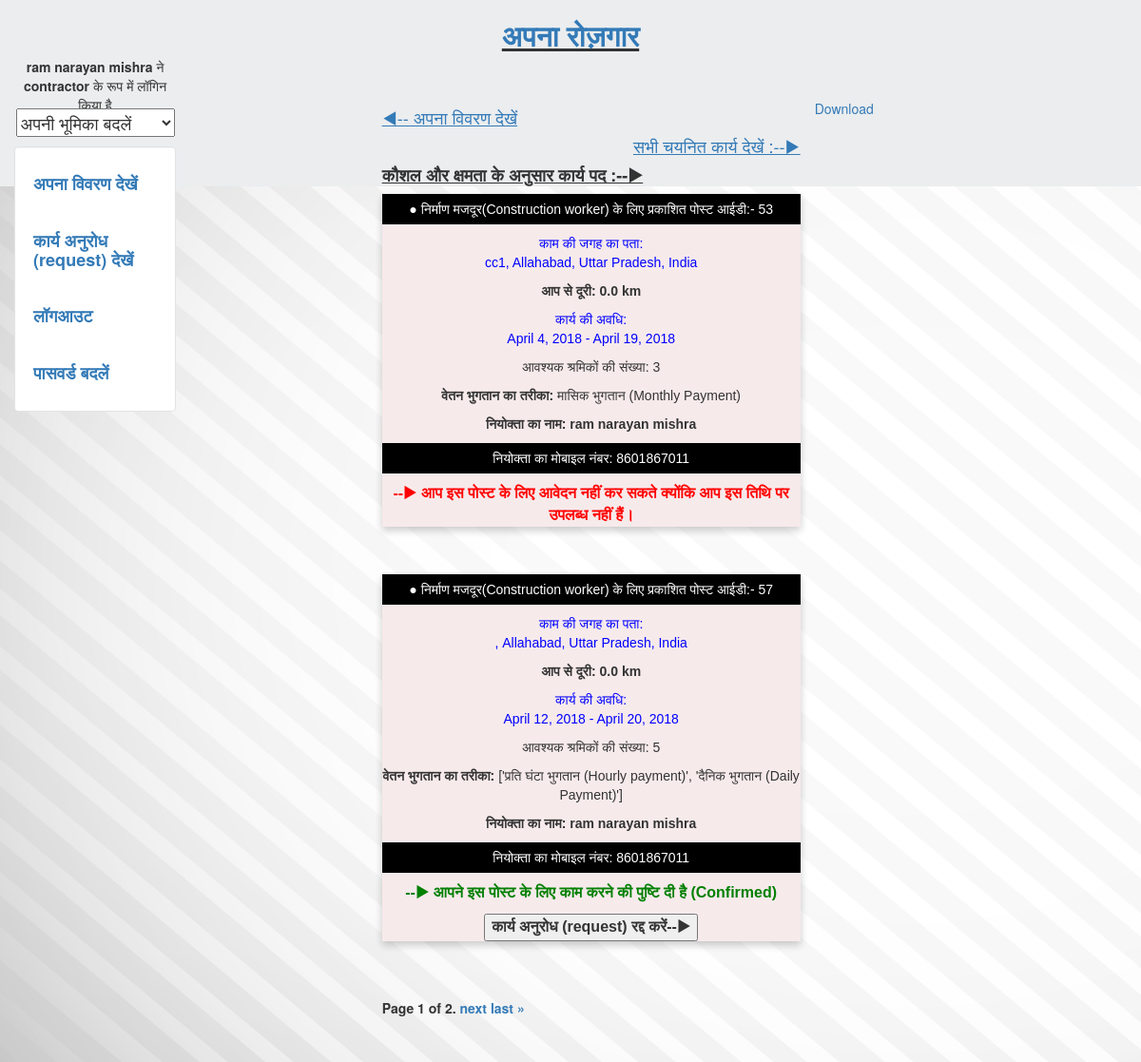
The page /worker/seepost (signed in) on the database its author committed.
### worker/models.py (models this page shows, shortened)
class Profile(models.Model):
    user = models.OneToOneField(User, on_delete=models.CASCADE, primary_key = True)
    s_contact = models.CharField(max_length=50,blank = True,null = True)
    age = models.FloatField(blank = True, null = True)
    street = models.CharField(max_length=250,blank = True, null = True)
    address = models.CharField(max_length=250,blank = True, null = True)
    start_date = models.DateField(blank = True, null = True)
    end_date = models.DateField(blank = True, null = True)
    skill1 = models.CharField(max_length = 100,blank = True, null = True)
    skill2 = models.CharField(max_length = 100,blank = True, null = True)
    skill3 = models.CharField(max_length = 100,blank = True, null = True)
    description1 = models.TextField(max_length = 250,blank = True, null = True)
    description2 = models.TextField(max_length = 250,blank = True, null = True)
    description3 = models.TextField(max_length = 250,blank = True, null = True)
    description = models.TextField(max_length = 500,blank = True, null = True)
    description11 = models.TextField(max_length = 250,blank = True, null = True)
    min_salary = models.IntegerField(blank = True, null = True)
    rating = models.FloatField(blank = True, null = True)
    nhirer = models.IntegerField(blank = True, null = True)
    loginas = models.TextField(max_length = 10,blank = True, null = True)
    joinrequest=models.CharField(max_length = 2,blank = True, null = True)
    temp=models.CharField(max_length = 2,blank = True, null = True)
    ac = models.CharField(max_length=100,blank = True, null = True)
    ifsc = models.CharField(max_length=100,blank = True, null = True)
    paytm = models.CharField(max_length=100,blank = True, null = True)
    upi = models.CharField(max_length=100,blank = True, null = True)
    acname = models.CharField(max_length=100,blank = True, null = True)
    bank = models.CharField(max_length=100,blank = True, null = True)
    mode = models.CharField(max_length=100,blank = True, null = True)
    contractor=models.PositiveSmallIntegerField(blank = True, null = True,default=0)

### search/models.py (models this page shows, shortened)
class Posts(models.Model):
	post_id=models.AutoField(primary_key=True)
	username = models.CharField(max_length=100)
	name = models.CharField(max_length = 100,blank = True, null = True)
	s_contact = models.CharField(max_length=50,blank = True,null = True)
	rskill = models.CharField(max_length = 100,blank = True, null = True)
	street = models.CharField(max_length=250,blank = True, null = True)
	location = models.CharField(max_length=250,blank = True, null = True)
	start_date = models.DateField(blank = True, null = True)
	end_date = models.DateField(blank = True, null = True)
	Nworker = models.CharField(max_length=10,blank = True, null = True)
	Twork = models.CharField(max_length = 250,blank = True, null = True)
	description = models.TextField(max_length = 500,blank = True, null = True)
	lat = models.CharField(max_length = 50, blank = True, null= True)
	lng = models.CharField(max_length = 50, blank = True, null= True)
	status = models.CharField(max_length = 50,blank = True, null = True)
	distance = models.FloatField(blank = True, null = True)
	temp=models.CharField(max_length = 2,blank = True, null = True)
	target=models.CharField(max_length = 2,blank = True, null = True)

### worker/views.py (the view, shortened to what this page needs)
def viewpost(request):
  if request.user.username:
    if request.user.profile.loginas=="worker" or request.user.profile.loginas=="contractor":
      if request.method=="POST" and ('whire' in request.POST or 'wchire' in request.POST ):
        post_id=request.POST.get('post_id')
        user_id=request.POST.get('user_id')
        worker=request.POST.get('worker')
        hirer=request.POST.get('hirer')
        userworker=request.POST.get('userworker')
        userhirer=request.POST.get('userhirer')
        start_date=request.POST.get('start_date')
        end_date=request.POST.get('end_date')
        page=request.POST.get('page')
        abc=Status.objects.filter(post_id=post_id,user_id=user_id)
        r=Status.objects.filter(user_id=user_id,confirm='a')
        p=r.filter(Q(start_date__lte=start_date,end_date__gte=start_date)|Q(start_date__lte=end_date,end_date__gte=end_date)|Q(start_date__lte=start_date,end_date__gte=end_date)|Q(start_date__gte=start_date,end_date__lte=end_date))
        if len(p)==0:
          if len(abc)==0 and 'whire' in request.POST:
            cba=Status(post_id=post_id,user_id=user_id,worker=worker,hirer=hirer,worker_status=post_id,userworker=userworker,userhirer=userhirer,start_date=start_date,end_date=end_date)
            cba.save()
          else:
            for pqr in abc:
              if 'whire' in request.POST:
                pqr.worker_status=post_id
                pqr.confirm='a'
                pqr.save()
              elif 'wchire' in request.POST and pqr.hirer_status!=pqr.post_id:
                pqr.delete()
              elif 'wchire' in request.POST and pqr.hirer_status==pqr.post_id:
                pqr.worker_status=0
                pqr.save()
        sta=Status.objects.filter(user_id=user_id)
        data=Profile.objects.get(user=request.user)
        pos=Posts.objects.filter(Q(rskill=data.skill1)|Q(rskill=data.skill2)|Q(rskill=data.skill3))
        pos=pos.filter(status='public')
        pos=pos.filter(end_date__gte=datetime.datetime.today().date())
        if len(pos)==0:
          warn='आपकी आवश्यकता से मेल खाने वाला कोई परिणाम नहीं है|'
          return render(request,'worker/postresult.html',{'pos':pos,'warn':warn})
        loc=location.objects.get(username=request.user.username)
        for dat in pos :
          r=Status.objects.filter(user_id=data.user_id,confirm='a')
          p=r.filter(Q(start_date__lte=dat.start_date,end_date__gte=dat.start_date)|Q(start_date__lte=dat.end_date,end_date__gte=dat.end_date)|Q(start_date__lte=dat.start_date,end_date__gte=dat.end_date)|Q(start_date__gte=dat.start_date,end_date__lte=dat.end_date))
          dis=discal(float(dat.lat),float(dat.lng),float(loc.lat),float(loc.lng))
          dat.distance=dis
          if len(p)!=0:
            dat.temp='e'
            for pp in p:
                  if pp.post_id==dat.post_id:
                    dat.temp='a'
          else:
            f=sta.filter(post_id=dat.post_id)
            if len(f)==0:
              dat.temp='d'
            else:
              for ff in f:
                if ff.post_id==ff.worker_status and ff.user_id==ff.hirer_status:
                      dat.temp='a'
                elif ff.post_id==ff.worker_status:
                      dat.temp='b'
                elif ff.user_id==ff.hirer_status:
                      dat.temp='c'
          dat.save()
        pos=pos.order_by('distance')
        warn=""
        pag = Paginator(pos,2)
        p = pag.page(int(page))
        return render(request,'worker/postresult.html',{'pos':p,'user1':data,'warn':warn})
      else:
        data=Profile.objects.get(user=request.user)
        pos=Posts.objects.filter(Q(rskill=data.skill1)|Q(rskill=data.skill2)|Q(rskill=data.skill3))
        pos=pos.filter(status='public')
        pos=pos.filter(end_date__gte=datetime.datetime.today().date())
        if len(pos)==0:
          warn='आपकी आवश्यकता से मेल खाने वाला कोई परिणाम नहीं है|'
          return render(request,'worker/postresult.html',{'pos':pos,'warn':warn})
        loc=location.objects.get(username=request.user.username)
        sta=Status.objects.filter(user_id=data.user_id)
        for dat in pos :
          r=Status.objects.filter(user_id=data.user_id,confirm='a')
          p=r.filter(Q(start_date__lte=dat.start_date,end_date__gte=dat.start_date)|Q(start_date__lte=dat.end_date,end_date__gte=dat.end_date)|Q(start_date__lte=dat.start_date,end_date__gte=dat.end_date)|Q(start_date__gte=dat.start_date,end_date__lte=dat.end_date))
          dis=discal(float(dat.lat),float(dat.lng),float(loc.lat),float(loc.lng))
          dat.distance=dis
          if len(p)!=0:
            dat.temp='e'
            for pp in p:
                  if pp.post_id==dat.post_id:
                    dat.temp='a'
          dat.save()
        pos=pos.order_by('distance')
        pag = Paginator(pos,2)
        page = request.GET.get('page',None)
        if not page:
          page='1'
        p = pag.page(int(page))
        warn=""
        return render(request,'worker/postresult.html',{'pos':p,'user1':data,'warn':warn})
    else:
      warn="कृपया पहले कर्मचारी / ठेकेदार के रूप में लॉगिन करें"
      return render(request,'login/form.html',{'warn':warn})
  else:
    warn="कृपया लॉगिन करें"
    return render(request,'worker/view.html',{'warn':warn})

### worker/views.py (called while the page is built)
def discal(a,b,c,d):
  R = 6373.0
  lat1 = radians(a)
  lon1 = radians(b)
  lat2 = radians(c)
  lon2 = radians(d)
  dlon = lon2 - lon1
  dlat = lat2 - lat1
  a = sin(dlat / 2)**2 + cos(lat1) * cos(lat2) * sin(dlon / 2)**2
  c = 2 * atan2(sqrt(a), sqrt(1 - a))
  distance = R * c
  return round(distance,2)

### worker/templates/worker/postresult.html (shortened to what this page needs)
{% extends "login/header.html" %}
{% block content %}
<div class ='col-sm-6 col-sm-offset-2'>
  <link rel="stylesheet" href="https://cdnjs.cloudflare.com/ajax/libs/font-awesome/4.7.0/css/font-awesome.min.css">
<h4 align='left'>
          <a href = '/view'><u>&#9664;-- अपना विवरण देखें </u></a>
          </h4>
<h4 align='right'>
          <a href = '/confirm_work'><u>सभी चयनित कार्य देखें :--&#9654;</u></a>
          </h4>
          <h4><u><b>कौशल और क्षमता के अनुसार कार्य पद :--&#9654;</b></u></h4>
{% for data in pos %}
  <div class="card" style="background-color:#F7EAEB">
  <p><button class = "but">&#9679; {{data.rskill}} के लिए प्रकाशित पोस्ट आईडी:- {{data.post_id}} </button></p>
  <p class="title">काम की जगह का पता: <br> {{data.street}}, {{data.location}} </p>
  <p><b>आप से दूरी: {{data.distance}} km</b></p>
  <p class="title">कार्य की अवधि: <br>{{data.start_date}} - {{data.end_date}}</p>
  <p>आवश्यक श्रमिकों की संख्या: {{data.Nworker}}</p>
  <p><b>वेतन भुगतान का तरीका:</b> {{data.Twork}}</p>
  <p><b>नियोक्ता का नाम: {{data.name}}</p></b>
  <p><button class = "but">नियोक्ता का मोबाइल नंबर: {{data.s_contact}}</button></p>
  <form method="POST" action="/worker/seepost">
     <font size = 3.5>
      {%if 'e' in data.temp %}
     <font color = "red"><p><b>--&#9654; आप इस पोस्ट के लिए आवेदन नहीं कर सकते क्योंकि आप इस तिथि पर उपलब्ध नहीं हैं।
     </b></p></font>
     {%endif%}
     {%if 'a' in data.temp %}
     <font color = "green"><p><b>--&#9654; आपने इस पोस्ट के लिए काम करने की पुष्टि दी है (Confirmed)</b></p></font>
     <b><button type="submit" name = 'wchire' >कार्य अनुरोध (request) रद्द करें--&#9654;</button>
     {%endif%}
   </b>
 </font>
  </form>
  </div>
    <br>
    <br>
{% endfor %}
<b>
  <div class="pagination">
    <span class="step-links">
        <span class="current">
            Page {{ pos.number }} of {{ pos.paginator.num_pages }}.
        </span>
        {% if pos.has_next %}
            <a href="?page={{ pos.next_page_number }}">next</a>
            <a href="?page={{ pos.paginator.num_pages }}">last &raquo;</a>
        {% endif %}
    </span>
</div>
</div>
{% endblock %}

### login/templates/login/header.html (shortened to what this page needs)
<!DOCTYPE html>
<html lang="en">
 <head>
   {% load staticfiles %}
   <link rel="stylesheet" href="{% static 'login/css/bootstrap.min.css' %}" type = "text/css"/>
   <link rel="stylesheet" href="{% static 'login/css/new.css' %}" type = "text/css"/>
  </head>
<body class="body" >
	<div class="container-fluid" style="min-height:94% ">
		<div class="row">
      <div class = "layer" style = "background-color:#EBEDEF;position: absolute; top: 0; left: 0; width: 100%; height: 15%;">
			  <div class="col-sm-2">
				<br>
        <br>
        <br>
				  <center>
					{% if request.user.username %}
				  	<p><b> {{request.user.first_name}}</b> ने <b>{{request.user.profile.loginas}}</b> के रूप में लॉगिन किया है</p>
					{% endif %}
				  </center>
			  </div>
      </div>
			    <div class="col-sm-8 col-sm-offset-2">
				  <center>
				  <h2><b><u><a href="/about">अपना रोज़गार</a></b></u></h2>
				  </center>
			    </div>
		</div>
		<div class="row">
		  <div class="col-sm-2">
        <div id="sidebar" >
          <center>
          {% if request.user.username %}
                  <h4>
                <form method="post" action="/change_role">
                <select name='loginas' onchange='if(this.value != 0) { this.form.submit(); }'>
                <option value='0'>अपनी भूमिका बदलें</option>
                </select>
                </form>
            </h4>
            {%endif%}
          </center>
        </div>
			<div class="well bs-sidebar" id="sidebar" style="background-color:#fff">
			  <ul class="nav nav-pills nav-stacked">
			  	{% if request.user.username %}
			  	<h4><b><li><a href = '/view'>अपना विवरण देखें</a></li></b></h4><br>
                <h4><b><li><a href = '/workrequest'>कार्य अनुरोध (request) देखें</a></li></b></h4><br>
			  	<h4><b><li><a href='/logout'>लॉगआउट</a></li></b></h4><br>
                <h4><b> <li><a href = '/change_password'>पासवर्ड बदलें</a></li></b></h4>
			  	{%else%}
				<h4><b><li><a href='/login'>लॉग इन करें</a></li></b></h4><br>
				<h4><b><li><a href='/register'>रजिस्टर करे</a></li></b></h4><br>
                                <h4><b><li><a href='/forgot_password'>पासवर्ड भूल गए?</a></li></b></h4>
				{%endif%}
			  </ul>
			</div>
		  </div>
		  <div class="col-sm-10">
			<div class='container-fluid'>
       <a href = "{% static 'login/ankit.pdf' %}" target = "_blank" >Download</a>
			   {% block content %}
			   {% endblock %}
			</div>
		  </div>
		</div>
	</div>
  <br>
  <br>
</body>
</html>

### worker/templates/worker/postresult.html (style rules this page uses)
.card { box-shadow: 0 4px 8px 0 rgba(0, 0, 0, 0.2); max-width: 500px; margin: auto; text-align: center; font-family: arial; }
.title { color: blue; font-size: 14px; }
.but { border: none; outline: 0; display: inline-block; padding: 6px; color: white; background-color: #000; text-align: center; cursor: pointer; width: 100%; font-size: 14px; }

### rows shown on the page
Posts: rskill "निर्माण मजदूर(Construction worker)", post_id "53", street "cc1", location "Allahabad, Uttar Pradesh, India", distance "0.0", start_date "April 4, 2018", end_date "April 19, 2018", Nworker "3", Twork "मासिक भुगतान (Monthly Payment)", name "ram narayan mishra", s_contact "8601867011", shows "--▶ आप इस पोस्ट के लिए आवेदन नहीं कर सकते क्योंकि आप इस तिथि पर उपलब्ध नहीं हैं।"
Posts: rskill "निर्माण मजदूर(Construction worker)", post_id "57", location "Allahabad, Uttar Pradesh, India", distance "0.0", start_date "April 12, 2018", end_date "April 20, 2018", Nworker "5", Twork "['प्रति घंटा भुगतान (Hourly payment)', 'दैनिक भुगतान (Daily Payment)']", name "ram narayan mishra", s_contact "8601867011", shows "--▶ आपने इस पोस्ट के लिए काम करने की पुष्टि दी है (Confirmed)", temp "कार्य अनुरोध (request) रद्द करें--▶"

### other values the page prints
{{ request.user.first_name }} "ram narayan mishra"
{{ request.user.profile.loginas }} "contractor"
{{ pos.number }} "1"
{{ pos.paginator.num_pages }} "2"
